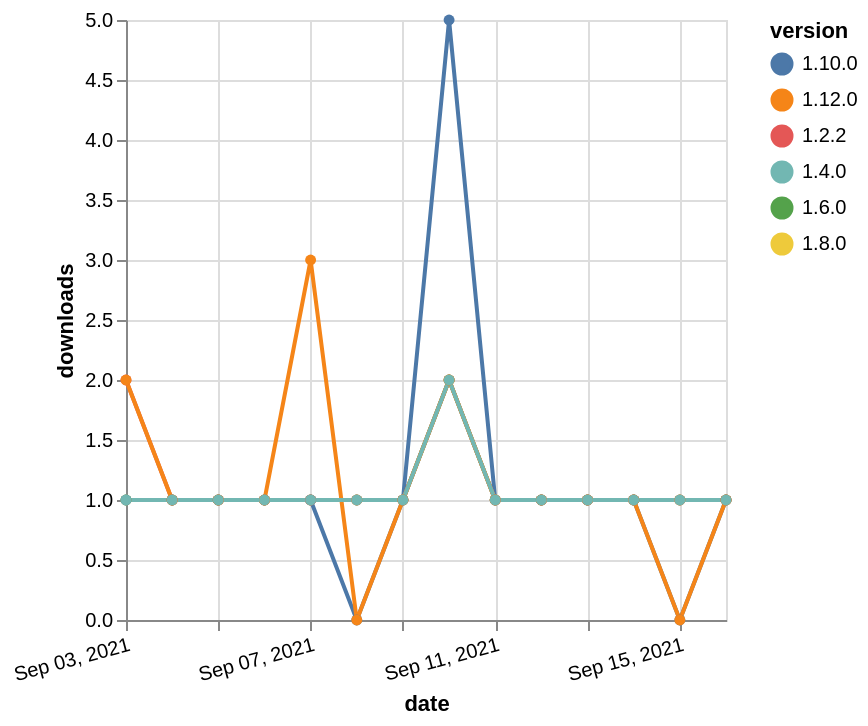

Write a Vega-Lite specification for this figure.
### Vega-Lite specification from a JSON file in a GitHub repository (floating-point values rounded to 4 significant figures)
{"$schema": "https://vega.github.io/schema/vega-lite/v5.json", "description": "A simple bar chart with embedded data.", "data": {"values": [{"date": "2021-09-03", "total": 219, "delta": 1, "version": "1.6.0"}, {"date": "2021-09-04", "total": 220, "delta": 1, "version": "1.6.0"}, {"date": "2021-09-05", "total": 221, "delta": 1, "version": "1.6.0"}, {"date": "2021-09-06", "total": 222, "delta": 1, "version": "1.6.0"}, {"date": "2021-09-07", "total": 223, "delta": 1, "version": "1.6.0"}, {"date": "2021-09-08", "total": 224, "delta": 1, "version": "1.6.0"}, {"date": "2021-09-09", "total": 225, "delta": 1, "version": "1.6.0"}, {"date": "2021-09-10", "total": 227, "delta": 2, "version": "1.6.0"}, {"date": "2021-09-11", "total": 228, "delta": 1, "version": "1.6.0"}, {"date": "2021-09-12", "total": 229, "delta": 1, "version": "1.6.0"}, {"date": "2021-09-13", "total": 230, "delta": 1, "version": "1.6.0"}, {"date": "2021-09-14", "total": 231, "delta": 1, "version": "1.6.0"}, {"date": "2021-09-15", "total": 232, "delta": 1, "version": "1.6.0"}, {"date": "2021-09-16", "total": 233, "delta": 1, "version": "1.6.0"}, {"date": "2021-09-03", "total": 188, "delta": 1, "version": "1.8.0"}, {"date": "2021-09-04", "total": 189, "delta": 1, "version": "1.8.0"}, {"date": "2021-09-05", "total": 190, "delta": 1, "version": "1.8.0"}, {"date": "2021-09-06", "total": 191, "delta": 1, "version": "1.8.0"}, {"date": "2021-09-07", "total": 192, "delta": 1, "version": "1.8.0"}, {"date": "2021-09-08", "total": 193, "delta": 1, "version": "1.8.0"}, {"date": "2021-09-09", "total": 194, "delta": 1, "version": "1.8.0"}, {"date": "2021-09-10", "total": 196, "delta": 2, "version": "1.8.0"}, {"date": "2021-09-11", "total": 197, "delta": 1, "version": "1.8.0"}, {"date": "2021-09-12", "total": 198, "delta": 1, "version": "1.8.0"}, {"date": "2021-09-13", "total": 199, "delta": 1, "version": "1.8.0"}, {"date": "2021-09-14", "total": 200, "delta": 1, "version": "1.8.0"}, {"date": "2021-09-15", "total": 201, "delta": 1, "version": "1.8.0"}, {"date": "2021-09-16", "total": 202, "delta": 1, "version": "1.8.0"}, {"date": "2021-09-03", "total": 221, "delta": 1, "version": "1.10.0"}, {"date": "2021-09-04", "total": 222, "delta": 1, "version": "1.10.0"}, {"date": "2021-09-05", "total": 223, "delta": 1, "version": "1.10.0"}, {"date": "2021-09-06", "total": 224, "delta": 1, "version": "1.10.0"}, {"date": "2021-09-07", "total": 225, "delta": 1, "version": "1.10.0"}, {"date": "2021-09-08", "total": 225, "delta": 0, "version": "1.10.0"}, {"date": "2021-09-09", "total": 226, "delta": 1, "version": "1.10.0"}, {"date": "2021-09-10", "total": 231, "delta": 5, "version": "1.10.0"}, {"date": "2021-09-11", "total": 232, "delta": 1, "version": "1.10.0"}, {"date": "2021-09-12", "total": 233, "delta": 1, "version": "1.10.0"}, {"date": "2021-09-13", "total": 234, "delta": 1, "version": "1.10.0"}, {"date": "2021-09-14", "total": 235, "delta": 1, "version": "1.10.0"}, {"date": "2021-09-15", "total": 235, "delta": 0, "version": "1.10.0"}, {"date": "2021-09-16", "total": 236, "delta": 1, "version": "1.10.0"}, {"date": "2021-09-03", "total": 353, "delta": 2, "version": "1.2.2"}, {"date": "2021-09-04", "total": 354, "delta": 1, "version": "1.2.2"}, {"date": "2021-09-05", "total": 355, "delta": 1, "version": "1.2.2"}, {"date": "2021-09-06", "total": 356, "delta": 1, "version": "1.2.2"}, {"date": "2021-09-07", "total": 357, "delta": 1, "version": "1.2.2"}, {"date": "2021-09-08", "total": 358, "delta": 1, "version": "1.2.2"}, {"date": "2021-09-09", "total": 359, "delta": 1, "version": "1.2.2"}, {"date": "2021-09-10", "total": 361, "delta": 2, "version": "1.2.2"}, {"date": "2021-09-11", "total": 362, "delta": 1, "version": "1.2.2"}, {"date": "2021-09-12", "total": 363, "delta": 1, "version": "1.2.2"}, {"date": "2021-09-13", "total": 364, "delta": 1, "version": "1.2.2"}, {"date": "2021-09-14", "total": 365, "delta": 1, "version": "1.2.2"}, {"date": "2021-09-15", "total": 366, "delta": 1, "version": "1.2.2"}, {"date": "2021-09-16", "total": 367, "delta": 1, "version": "1.2.2"}, {"date": "2021-09-03", "total": 129, "delta": 2, "version": "1.12.0"}, {"date": "2021-09-04", "total": 130, "delta": 1, "version": "1.12.0"}, {"date": "2021-09-05", "total": 131, "delta": 1, "version": "1.12.0"}, {"date": "2021-09-06", "total": 132, "delta": 1, "version": "1.12.0"}, {"date": "2021-09-07", "total": 135, "delta": 3, "version": "1.12.0"}, {"date": "2021-09-08", "total": 135, "delta": 0, "version": "1.12.0"}, {"date": "2021-09-09", "total": 136, "delta": 1, "version": "1.12.0"}, {"date": "2021-09-10", "total": 138, "delta": 2, "version": "1.12.0"}, {"date": "2021-09-11", "total": 139, "delta": 1, "version": "1.12.0"}, {"date": "2021-09-12", "total": 140, "delta": 1, "version": "1.12.0"}, {"date": "2021-09-13", "total": 141, "delta": 1, "version": "1.12.0"}, {"date": "2021-09-14", "total": 142, "delta": 1, "version": "1.12.0"}, {"date": "2021-09-15", "total": 142, "delta": 0, "version": "1.12.0"}, {"date": "2021-09-16", "total": 143, "delta": 1, "version": "1.12.0"}, {"date": "2021-09-03", "total": 279, "delta": 1, "version": "1.4.0"}, {"date": "2021-09-04", "total": 280, "delta": 1, "version": "1.4.0"}, {"date": "2021-09-05", "total": 281, "delta": 1, "version": "1.4.0"}, {"date": "2021-09-06", "total": 282, "delta": 1, "version": "1.4.0"}, {"date": "2021-09-07", "total": 283, "delta": 1, "version": "1.4.0"}, {"date": "2021-09-08", "total": 284, "delta": 1, "version": "1.4.0"}, {"date": "2021-09-09", "total": 285, "delta": 1, "version": "1.4.0"}, {"date": "2021-09-10", "total": 287, "delta": 2, "version": "1.4.0"}, {"date": "2021-09-11", "total": 288, "delta": 1, "version": "1.4.0"}, {"date": "2021-09-12", "total": 289, "delta": 1, "version": "1.4.0"}, {"date": "2021-09-13", "total": 290, "delta": 1, "version": "1.4.0"}, {"date": "2021-09-14", "total": 291, "delta": 1, "version": "1.4.0"}, {"date": "2021-09-15", "total": 292, "delta": 1, "version": "1.4.0"}, {"date": "2021-09-16", "total": 293, "delta": 1, "version": "1.4.0"}]}, "width": "container", "mark": {"type": "line", "point": {"filled": true}}, "encoding": {"x": {"field": "date", "type": "temporal", "timeUnit": "yearmonthdate", "title": "date", "axis": {"labelAngle": -15}}, "y": {"field": "delta", "type": "quantitative", "title": "downloads"}, "color": {"field": "version", "type": "nominal"}, "tooltip": {"field": "delta"}}}
